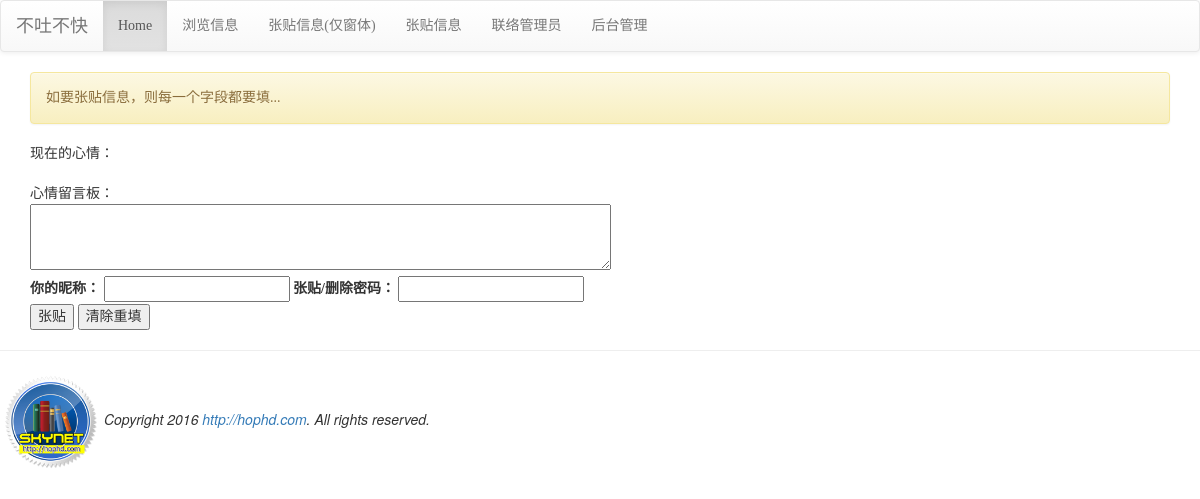
The page /django08/post/ on the database as committed earlier.
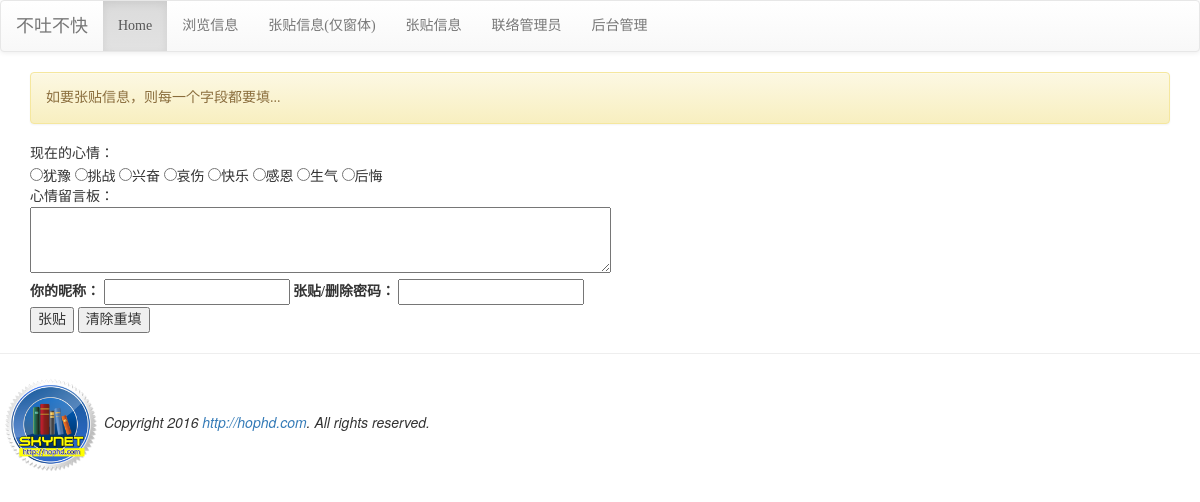
The same page on the database as committed later.
### django08/models.py (models this page shows, shortened)
class Mood(models.Model):
    status = models.CharField(max_length=10, null=False)

### django08/views.py (the view)
def posting(request):
    moods = models.Mood.objects.all()
    message = '如要张贴信息，则每一个字段都要填...'
    return render(request, 'django08/posting.html', locals())

### templates/django08/posting.html (shortened to what this page needs)
{% extends "django08/base.html" %}
{% block content %}
<div class='container'>
{% if message %}
    <div class='alert alert-warning'>{{ message }}</div>
{% endif %}
<form name='my form' action='.' method='POST'>
    现在的心情：<br/>
    {% for m in moods %}
    <input type='radio' name='mood' value='{{ m.status }}'>{{ m.status }}
    {% endfor %}
    <br/>
    心情留言板：<br/>
    <textarea name='user_post' rows=3 cols=70></textarea><br/>
    <label for='user_id'>你的昵称：</label>
    <input id='user_id' type='text' name='user_id'>
    <label for='user_pass'>张贴/删除密码：</label>
    <input id='user_pass' type='password' name='user_pass'><br/>
    <input type='submit' value='张贴'>
    <input type='reset' value='清除重填'>
</form>
</div>
{% endblock %}

Rows that differ between the two databases and show on the page:
added Mood: status "犹豫"
added Mood: status "挑战"
added Mood: status "兴奋"
added Mood: status "哀伤"
added Mood: status "快乐"
added Mood: status "感恩"
added Mood: status "生气"
added Mood: status "后悔"
